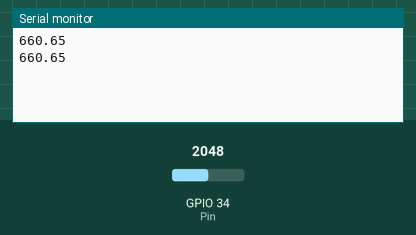
This sketch was run on a simulated ESP32. On the bench: the last lines printed to the serial monitor. The test bench sets the inputs (shaded band); at power-on: GPIO 34 (Pin) = 2048.

Above: at 1.8 s.
1.9 s: GPIO 34 (Pin) set to 2866
At 2.5 s:
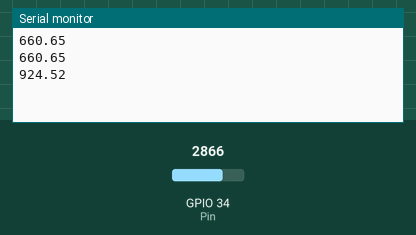
3.4 s: GPIO 34 (Pin) set to 3603
At 4.8 s:
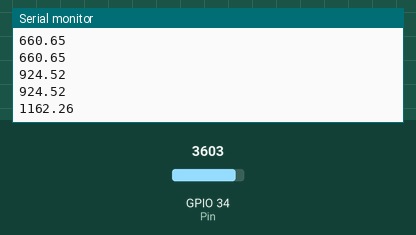
Timing chart, 0 to 6.4 s (numbered marks = the images above; inputs shaded):
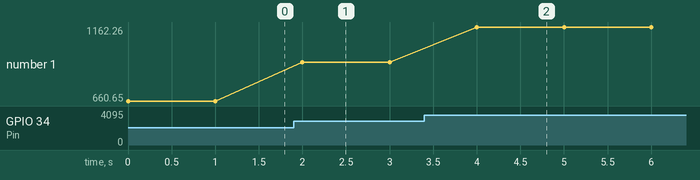

The sketch:

lm35.ino
```cpp
float vref = 3.3;
float resolution = vref/1023;
float Pin = 34;

void setup() {
  // put your setup code here, to run once:
Serial.begin(9600);
}

void loop() {
  // put your main code here, to run repeatedly:
float temperatur = analogRead(Pin);
temperatur = (temperatur*resolution);
temperatur = temperatur*100;
Serial.println(temperatur);
delay(1000);
}
```

Measured:
- after the input at 1.9 s, the serial monitor: prints a new line after 0.10 s (image 1)
- after the input at 3.4 s, the serial monitor: prints a new line after 0.60 s (image 2)
- plotted number 1: 660.65 → 924.52 after the input at 1.9 s, 924.52 → 1162.26 after the input at 3.4 s
